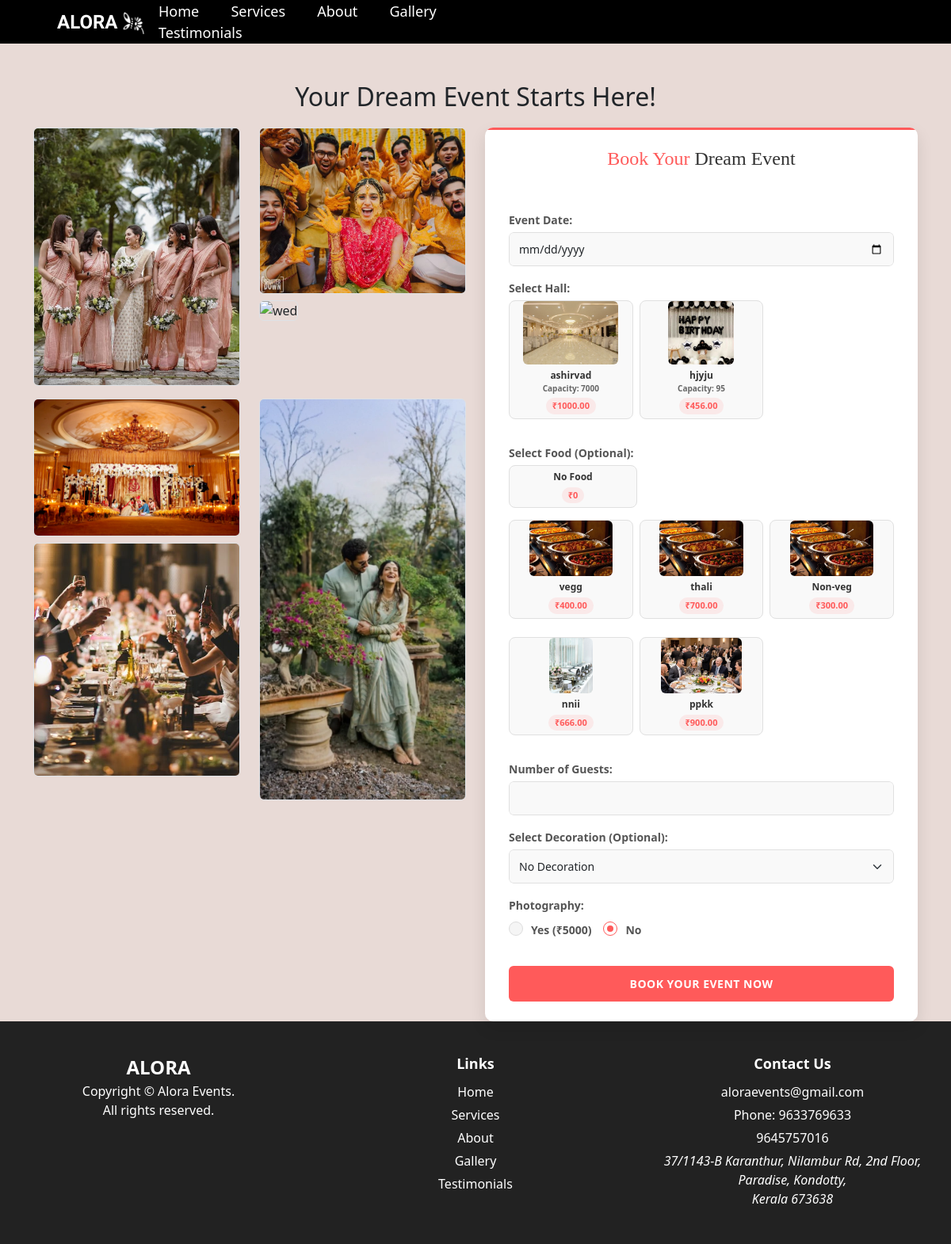
The page /booking_page (signed in) on the database its author committed.
### app/models.py (models this page shows)
class Halls(models.Model):
    name=models.CharField(max_length=100)
    location=models.CharField(max_length=200)
    capacity=models.IntegerField()
    price_per_day=models.DecimalField(max_digits=10,decimal_places=2)
    photo_url=models.ImageField(upload_to='images/')
    description=models.TextField(blank=True,null=True)

class Food(models.Model):
    food_name=models.CharField(max_length=100,null=True)
    food_image=models.ImageField(upload_to='images/')
    food_price=models.DecimalField(max_digits=10,decimal_places=2)

### app/views.py (the view, shortened to what this page needs)
# urls.py: path('booking_page',views.booking_page,name='booking_page'),
@login_required(login_url='login')
def booking_page(request):
    halls=Halls.objects.all()
    foods=Food.objects.all()
    decorations=Decoration.objects.all()
    photography_price=5000
    context = {'halls':halls,'foods':foods,'decorations':decorations,'photography_price':photography_price}
    return render(request,'booking_page.html',context)

### templates/booking_page.html (shortened to what this page needs)
<!DOCTYPE html>
<html lang="en">
<head>
    {% load static %}
    <link href="https://cdn.jsdelivr.net/npm/bootstrap@5.3.0/dist/css/bootstrap.min.css" rel="stylesheet">
</head>
<body>
  <div class="topnav">
      <div class="alora">
          <h3>ALORA</h3>
          <img src="{% static 'alora_icon.png' %}" class="logo">
      </div>
      <div class="topmenu">
          <a href="{% url 'home' %}">Home</a>
          <a href="{% url 'service' %}">Services</a>
          <a href="{% url 'aboutus' %}">About</a>
          <a href="{% url 'gallery' %}">Gallery</a>
          <a href="{% url 'testimonial' %}">Testimonials</a>
      </div>
  </div>
    <div class="container mt-5">
        <h2 class="text-center">Your Dream Event Starts Here!</h2>
        <div class="row gallery-wrapper">
            <div class="col-lg-6">
                <div class="row">
                    <div class="col-md-6 mb-3">
                        <img src="{% static 'wwd.jpg' %}" alt="bride friends" class="img-fluid rounded border small-img" >
                    </div>
                    <div class="col-md-6 mb-3">
                        <img src="{% static 'haldi2.jpeg' %}" alt="haldi" class="img-fluid rounded border">
                        <img src="{% static 'wed1.png' %}" alt="wed" class="img-fluid rounded border mt-2">
                    </div>
                </div>
                <div class="row">
                    <div class="col-md-6 mb-3">
                        <img src="{% static 'wedgall.webp' %}" alt="stage" class="img-fluid rounded border">
                        <img src="{% static 'party1.jpeg' %}" alt="haldi2" class="img-fluid rounded border mt-2" style="height: 295px; object-fit: cover; width: 400px;">
                    </div>
                    <div class="col-md-6 mb-3">
                        <img src="{% static 'wwt.jpg' %}" alt="wed2" class="img-fluid rounded border small-img" style="height: 507px; object-fit: cover;">
                    </div>
                </div>
            </div>
            <div class="col-lg-6">
                <div class="book-form">
                    <h3 class="text-center mb-3" style="font-family: 'Georgia', serif;">
                        <span class="event-title-accent">Book Your</span> Dream Event
                    </h3>
                    <form method="post">
                        <div class="mb-2">
                            <label for="event_date" class="form-label">Event Date:</label>
                            <div class="input-wrapper">
                                <input type="date" id="event_date" name="event_date" class="form-control custom-input" required>
                            </div>
                        </div>
                        <div class="mb-2">
                            <label class="form-label">Select Hall:</label>
                            <div class="row g-2">
                                {% for hall in halls %}
                                <div class="col-md-4 mb-2">
                                    <div class="selection-card hall-card">
                                        <label class="d-block text-center hall-selection">
                                            <div class="selection-image-container">
                                                <img src="{{ hall.photo_url.url }}" alt="{{ hall.name }}" class="img-fluid rounded hall-option" style="cursor:pointer; height: 80px; object-fit: cover;">
                                            </div>
                                            <div class="selection-label">{{ hall.name }}</div>
                                            <div class="selection-detail">Capacity: {{ hall.capacity }}</div>
                                            <div class="selection-price">₹{{ hall.price_per_day }}</div>
                                        </label>
                                    </div>
                                </div>
                                {% endfor %}
                            </div>
                        </div>
                        <div class="mb-2">
                            <label class="form-label">Select Food (Optional):</label>
                             <div class="col-md-4 mb-2">
                                <div class="selection-card food-card">
                                    <label class="d-block text-center food-selection">
                                        <div class="selection-label">No Food</div>
                                        <div class="selection-price">₹0</div>
                                    </label>
                                </div>
                            </div>
                            <div class="row g-2">
                                {% for food in foods %}
                                <div class="col-md-4 mb-2">
                                    <div class="selection-card food-card">
                                        <label class="d-block text-center food-selection">
                                            <div class="selection-image-container">
                                                <img src="{{ food.food_image.url }}" alt="{{ food.food_name }}" class="img-fluid rounded food-option" style="cursor:pointer; height: 70px; object-fit: cover;">
                                            </div>
                                            <div class="selection-label">{{ food.food_name }}</div>
                                            <div class="selection-price">₹{{ food.food_price }}</div>
                                        </label>
                                    </div>
                                </div>
                                {% endfor %}
                            </div>
                        </div>
                        <div class="mb-2">
                            <label for="no_of_persons" class="form-label">Number of Guests:</label>
                            <div class="input-wrapper">
                                <input type="number" id="no_of_persons" name="no_of_persons" class="form-control custom-input" min="1" required>
                            </div>
                        </div>
                        <div class="mb-2">
                            <label for="decoration" class="form-label">Select Decoration (Optional):</label>
                            <div class="input-wrapper">
                                <select id="decoration" name="decoration" class="form-select custom-select">
                                    <option value="">No Decoration</option>
                                </select>
                            </div>
                        </div>
                        <div class="mb-3">
                            <label class="form-label">Photography:</label>
                            <div class="custom-radio-group">
                                <label class="custom-radio">
                                    <span class="radio-label">Yes (₹{{ photography_price }})</span>
                                    <span class="radio-checkmark"></span>
                                </label>
                                <label class="custom-radio">
                                    <span class="radio-label">No</span>
                                    <span class="radio-checkmark"></span>
                                </label>
                            </div>
                        </div>
                        <button type="submit" class="btn-book-now">Book Your Event Now</button>
                    </form>
                </div>
            </div>
        </div>
    </div>
        <footer class="footer">
            <div class="footer-container">
                <div class="footer-section">
                    <div class="footer-alora">ALORA</div>
                    <div class="copyright">
                        Copyright © Alora Events.<br>
                         All rights reserved.<br>
                    </div>
                </div>
                <div class="footer-section">
                    <div class="footer-title">Links</div>
                    <ul class="footer-links">
                        <li><a href="{% url 'home' %}">Home</a></li>
                        <li><a href="{% url 'service' %}">Services</a></li>
                        <li><a href="{% url 'aboutus' %}">About</a></li>
                        <li><a href="{% url 'gallery' %}">Gallery</a></li>
                        <li><a href="{% url 'testimonial' %}">Testimonials</a></li>
                    </ul>
                </div>
                <div class="footer-section">
                    <div class="footer-title">Contact Us</div>
                    <div class="contact-info">
                        <div>aloraevents@gmail.com</div>
                        <div>Phone: 9633769633</div>
                        <div>9645757016</div>
                        <div class="address">
                            37/1143-B Karanthur,
                            Nilambur Rd, 2nd
                            Floor,
                            Paradise, Kondotty,<br>
                            Kerala 673638
                        </div>
                    </div>
                </div>
            </div>
        </footer>
</body>
</html>

### rows shown on the page
Halls: photo_url (picture), name "ashirvad", capacity "7000", price_per_day "1000.00"
Halls: photo_url (picture), name "hjyju", capacity "95", price_per_day "456.00"
Food: food_image (picture), food_name "vegg", food_price "400.00"
Food: food_image (picture), food_name "thali", food_price "700.00"
Food: food_image (picture), food_name "Non-veg", food_price "300.00"
Food: food_image (picture), food_name "nnii", food_price "666.00"
Food: food_image (picture), food_name "ppkk", food_price "900.00"

### other values the page prints
{{ photography_price }} "5000"
